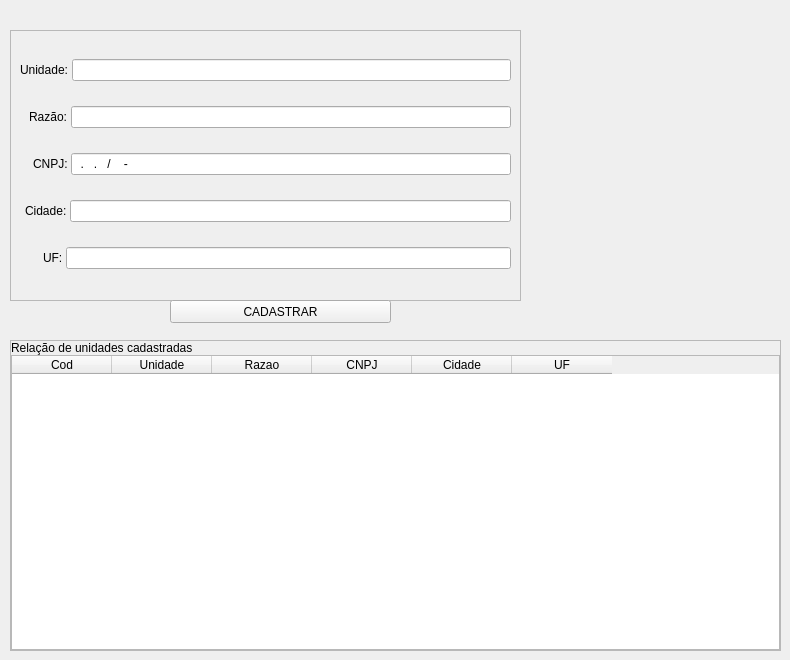
         <widget class="QWidget" name="pg_cad_Unidade">
          <property name="styleSheet">
           <string notr="true"/>
          </property>
          <widget class="QFrame" name="frame">
           <property name="geometry">
            <rect>
             <x>10</x>
             <y>30</y>
             <width>511</width>
             <height>271</height>
            </rect>
           </property>
           <property name="sizePolicy">
            <sizepolicy hsizetype="Preferred" vsizetype="Expanding">
             <horstretch>0</horstretch>
             <verstretch>0</verstretch>
            </sizepolicy>
           </property>
           <property name="minimumSize">
            <size>
             <width>0</width>
             <height>0</height>
            </size>
           </property>
           <property name="frameShape">
            <enum>QFrame::StyledPanel</enum>
           </property>
           <property name="frameShadow">
            <enum>QFrame::Raised</enum>
           </property>
           <layout class="QVBoxLayout" name="verticalLayout_2">
            <item>
             <layout class="QHBoxLayout" name="horizontalLayout_2">
              <property name="spacing">
               <number>0</number>
              </property>
              <property name="sizeConstraint">
               <enum>QLayout::SetDefaultConstraint</enum>
              </property>
              <item>
               <widget class="QLabel" name="label_4">
                <property name="maximumSize">
                 <size>
                  <width>16777215</width>
                  <height>10</height>
                 </size>
                </property>
                <property name="text">
                 <string>Unidade: </string>
                </property>
               </widget>
              </item>
              <item>
               <widget class="QLineEdit" name="input_unidade">
                <property name="minimumSize">
                 <size>
                  <width>100</width>
                  <height>0</height>
                 </size>
                </property>
               </widget>
              </item>
             </layout>
            </item>
            <item>
             <layout class="QHBoxLayout" name="horizontalLayout_3">
              <property name="spacing">
               <number>0</number>
              </property>
              <property name="leftMargin">
               <number>9</number>
              </property>
              <property name="rightMargin">
               <number>0</number>
              </property>
              <item>
               <widget class="QLabel" name="label">
                <property name="maximumSize">
                 <size>
                  <width>16777215</width>
                  <height>10</height>
                 </size>
                </property>
                <property name="text">
                 <string>Razão: </string>
                </property>
               </widget>
              </item>
              <item>
               <widget class="QLineEdit" name="input_Razao"/>
              </item>
             </layout>
            </item>
            <item>
             <layout class="QHBoxLayout" name="horizontalLayout_6">
              <property name="spacing">
               <number>0</number>
              </property>
              <property name="leftMargin">
               <number>13</number>
              </property>
              <item>
               <widget class="QLabel" name="label_5">
                <property name="text">
                 <string>CNPJ: </string>
                </property>
               </widget>
              </item>
              <item>
               <widget class="QLineEdit" name="input_cnpj">
                <property name="inputMethodHints">
                 <set>Qt::ImhNone</set>
                </property>
                <property name="inputMask">
                 <string>00.000.000/0000-00</string>
                </property>
               </widget>
              </item>
             </layout>
            </item>
            <item>
             <layout class="QHBoxLayout" name="horizontalLayout_4">
              <property name="spacing">
               <number>0</number>
              </property>
              <property name="leftMargin">
               <number>5</number>
              </property>
              <item>
               <widget class="QLabel" name="label_6">
                <property name="text">
                 <string>Cidade: </string>
                </property>
               </widget>
              </item>
              <item>
               <widget class="QLineEdit" name="input_cidade"/>
              </item>
             </layout>
            </item>
            <item>
             <layout class="QHBoxLayout" name="horizontalLayout_5">
              <property name="spacing">
               <number>0</number>
              </property>
              <property name="leftMargin">
               <number>23</number>
              </property>
              <item>
               <widget class="QLabel" name="label_7">
                <property name="text">
                 <string>UF: </string>
                </property>
               </widget>
              </item>
              <item>
               <widget class="QLineEdit" name="input_uf">
                <property name="inputMethodHints">
                 <set>Qt::ImhNone</set>
                </property>
                <property name="inputMask">
                 <string/>
                </property>
                <property name="maxLength">
                 <number>2</number>
                </property>
                <property name="frame">
                 <bool>true</bool>
                </property>
               </widget>
              </item>
             </layout>
            </item>
           </layout>
          </widget>
          <widget class="QPushButton" name="btnCadastroUnidade">
           <property name="geometry">
            <rect>
             <x>170</x>
             <y>300</y>
             <width>221</width>
             <height>23</height>
            </rect>
           </property>
           <property name="text">
            <string>CADASTRAR</string>
           </property>
          </widget>
          <widget class="QFrame" name="frame_7">
           <property name="geometry">
            <rect>
             <x>10</x>
             <y>340</y>
             <width>771</width>
             <height>311</height>
            </rect>
           </property>
           <property name="frameShape">
            <enum>QFrame::StyledPanel</enum>
           </property>
           <property name="frameShadow">
            <enum>QFrame::Raised</enum>
           </property>
           <layout class="QVBoxLayout" name="verticalLayout_7">
            <property name="spacing">
             <number>0</number>
            </property>
            <property name="leftMargin">
             <number>0</number>
            </property>
            <property name="topMargin">
             <number>0</number>
            </property>
            <property name="rightMargin">
             <number>0</number>
            </property>
            <property name="bottomMargin">
             <number>0</number>
            </property>
            <item>
             <widget class="QLabel" name="label_9">
              <property name="text">
               <string>Relação de unidades cadastradas</string>
              </property>
             </widget>
            </item>
            <item>
             <widget class="QTableWidget" name="tableWidget">
              <property name="sizeAdjustPolicy">
               <enum>QAbstractScrollArea::AdjustToContentsOnFirstShow</enum>
              </property>
              <property name="editTriggers">
               <set>QAbstractItemView::NoEditTriggers</set>
              </property>
              <property name="alternatingRowColors">
               <bool>true</bool>
              </property>
              <property name="selectionBehavior">
               <enum>QAbstractItemView::SelectRows</enum>
              </property>
              <column>
               <property name="text">
                <string>Cod</string>
               </property>
              </column>
              <column>
               <property name="text">
                <string>Unidade</string>
               </property>
              </column>
              <column>
               <property name="text">
                <string>Razao</string>
               </property>
              </column>
              <column>
               <property name="text">
                <string>CNPJ</string>
               </property>
              </column>
              <column>
               <property name="text">
                <string>Cidade</string>
               </property>
              </column>
              <column>
               <property name="text">
                <string>UF</string>
               </property>
              </column>
             </widget>
            </item>
           </layout>
          </widget>
         </widget>
